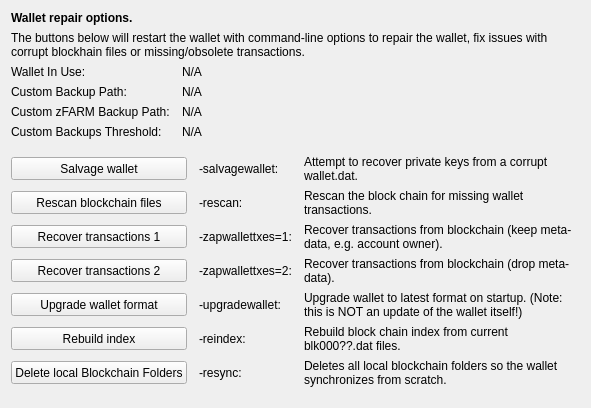
     <widget class="QWidget" name="tab_repair">
      <attribute name="title">
       <string>&amp;Wallet Repair</string>
      </attribute>
      <layout class="QGridLayout" name="gridLayout_4" columnstretch="0,0,0,0">
       <property name="horizontalSpacing">
        <number>12</number>
       </property>
       <item row="0" column="0" colspan="4">
        <widget class="QLabel" name="label_repair_header">
         <property name="font">
          <font>
           <weight>75</weight>
           <bold>true</bold>
          </font>
         </property>
         <property name="text">
          <string>Wallet repair options.</string>
         </property>
        </widget>
       </item>
       <item row="1" column="0" colspan="4">
        <widget class="QLabel" name="label_repair_helptext">
         <property name="font">
          <font>
           <weight>50</weight>
           <bold>false</bold>
          </font>
         </property>
         <property name="text">
          <string>The buttons below will restart the wallet with command-line options to repair the wallet, fix issues with corrupt blockhain files or missing/obsolete transactions.</string>
         </property>
         <property name="wordWrap">
          <bool>true</bool>
         </property>
        </widget>
       </item>
       <item row="2" column="0">
        <widget class="QLabel" name="wallet_path_label">
         <property name="text">
          <string>Wallet In Use:</string>
         </property>
        </widget>
       </item>
       <item row="2" column="1" colspan="3">
        <widget class="QLabel" name="wallet_path">
         <property name="cursor">
          <cursorShape>IBeamCursor</cursorShape>
         </property>
         <property name="text">
          <string>N/A</string>
         </property>
         <property name="textFormat">
          <enum>Qt::PlainText</enum>
         </property>
         <property name="textInteractionFlags">
          <set>Qt::LinksAccessibleByMouse|Qt::TextSelectableByKeyboard|Qt::TextSelectableByMouse</set>
         </property>
        </widget>
       </item>
       <item row="3" column="0">
        <widget class="QLabel" name="wallet_custombackuppath_label">
         <property name="visible">
          <bool>false</bool>
         </property>
         <property name="text">
          <string>Custom Backup Path:</string>
         </property>
        </widget>
       </item>
       <item row="3" column="1" colspan="3">
        <widget class="QLabel" name="wallet_custombackuppath">
         <property name="cursor">
          <cursorShape>IBeamCursor</cursorShape>
         </property>
         <property name="visible">
          <bool>false</bool>
         </property>
         <property name="text">
          <string>N/A</string>
         </property>
         <property name="textFormat">
          <enum>Qt::PlainText</enum>
         </property>
         <property name="textInteractionFlags">
          <set>Qt::LinksAccessibleByMouse|Qt::TextSelectableByKeyboard|Qt::TextSelectableByMouse</set>
         </property>
        </widget>
       </item>
       <item row="4" column="0">
        <widget class="QLabel" name="wallet_customzfarmbackuppath_label">
         <property name="visible">
          <bool>false</bool>
         </property>
         <property name="text">
          <string>Custom zFARM Backup Path:</string>
         </property>
        </widget>
       </item>
       <item row="4" column="1" colspan="3">
        <widget class="QLabel" name="wallet_customzfarmbackuppath">
         <property name="cursor">
          <cursorShape>IBeamCursor</cursorShape>
         </property>
         <property name="visible">
          <bool>false</bool>
         </property>
         <property name="text">
          <string>N/A</string>
         </property>
         <property name="textFormat">
          <enum>Qt::PlainText</enum>
         </property>
         <property name="textInteractionFlags">
          <set>Qt::LinksAccessibleByMouse|Qt::TextSelectableByKeyboard|Qt::TextSelectableByMouse</set>
         </property>
        </widget>
       </item>
       <item row="5" column="0">
        <widget class="QLabel" name="wallet_custombackupthreshold_label">
         <property name="visible">
          <bool>false</bool>
         </property>
         <property name="text">
          <string>Custom Backups Threshold:</string>
         </property>
        </widget>
       </item>
       <item row="5" column="1" colspan="3">
        <widget class="QLabel" name="wallet_custombackupthreshold">
         <property name="cursor">
          <cursorShape>IBeamCursor</cursorShape>
         </property>
         <property name="visible">
          <bool>false</bool>
         </property>
         <property name="text">
          <string>N/A</string>
         </property>
         <property name="textFormat">
          <enum>Qt::PlainText</enum>
         </property>
         <property name="textInteractionFlags">
          <set>Qt::LinksAccessibleByMouse|Qt::TextSelectableByKeyboard|Qt::TextSelectableByMouse</set>
         </property>
        </widget>
       </item>
       <item row="6" column="0">
        <spacer name="verticalSpacer_repair1">
         <property name="orientation">
          <enum>Qt::Vertical</enum>
         </property>
         <property name="sizeHint" stdset="0">
          <size>
           <width>10</width>
           <height>10</height>
          </size>
         </property>
        </spacer>
       </item>
       <item row="7" column="0" colspan="2">
        <widget class="QPushButton" name="btn_salvagewallet">
         <property name="minimumSize">
          <size>
           <width>100</width>
           <height>23</height>
          </size>
         </property>
         <property name="text">
          <string>Salvage wallet</string>
         </property>
        </widget>
       </item>
       <item row="7" column="2">
        <widget class="QLabel" name="label_repair_salvage_command">
         <property name="text">
          <string notr="true">-salvagewallet:</string>
         </property>
        </widget>
       </item>
       <item row="7" column="3">
        <widget class="QLabel" name="label_repair_salvage">
         <property name="text">
          <string>Attempt to recover private keys from a corrupt wallet.dat.</string>
         </property>
         <property name="wordWrap">
          <bool>true</bool>
         </property>
        </widget>
       </item>
       <item row="8" column="0" colspan="2">
        <widget class="QPushButton" name="btn_rescan">
         <property name="minimumSize">
          <size>
           <width>100</width>
           <height>23</height>
          </size>
         </property>
         <property name="text">
          <string>Rescan blockchain files</string>
         </property>
        </widget>
       </item>
       <item row="8" column="2">
        <widget class="QLabel" name="label_repair_rescan_command">
         <property name="text">
          <string notr="true">-rescan:</string>
         </property>
        </widget>
       </item>
       <item row="8" column="3">
        <widget class="QLabel" name="label_repair_rescan">
         <property name="text">
          <string>Rescan the block chain for missing wallet transactions.</string>
         </property>
         <property name="wordWrap">
          <bool>true</bool>
         </property>
        </widget>
       </item>
       <item row="9" column="0" colspan="2">
        <widget class="QPushButton" name="btn_zapwallettxes1">
         <property name="minimumSize">
          <size>
           <width>100</width>
           <height>23</height>
          </size>
         </property>
         <property name="text">
          <string>Recover transactions 1</string>
         </property>
        </widget>
       </item>
       <item row="9" column="2">
        <widget class="QLabel" name="label_repair_zap1_command">
         <property name="text">
          <string notr="true">-zapwallettxes=1:</string>
         </property>
        </widget>
       </item>
       <item row="9" column="3">
        <widget class="QLabel" name="label_repair_zap1">
         <property name="text">
          <string>Recover transactions from blockchain (keep meta-data, e.g. account owner).</string>
         </property>
         <property name="wordWrap">
          <bool>true</bool>
         </property>
        </widget>
       </item>
       <item row="10" column="0" colspan="2">
        <widget class="QPushButton" name="btn_zapwallettxes2">
         <property name="minimumSize">
          <size>
           <width>100</width>
           <height>23</height>
          </size>
         </property>
         <property name="text">
          <string>Recover transactions 2</string>
         </property>
        </widget>
       </item>
       <item row="10" column="2">
        <widget class="QLabel" name="label_repair_zap2_command">
         <property name="text">
          <string notr="true">-zapwallettxes=2:</string>
         </property>
        </widget>
       </item>
       <item row="10" column="3">
        <widget class="QLabel" name="label_repair_zap2">
         <property name="text">
          <string>Recover transactions from blockchain (drop meta-data).</string>
         </property>
         <property name="wordWrap">
          <bool>true</bool>
         </property>
        </widget>
       </item>
       <item row="11" column="0" colspan="2">
        <widget class="QPushButton" name="btn_upgradewallet">
         <property name="minimumSize">
          <size>
           <width>100</width>
           <height>23</height>
          </size>
         </property>
         <property name="text">
          <string>Upgrade wallet format</string>
         </property>
        </widget>
       </item>
       <item row="11" column="2">
        <widget class="QLabel" name="label_repair_upgrade_command">
         <property name="text">
          <string notr="true">-upgradewallet:</string>
         </property>
        </widget>
       </item>
       <item row="11" column="3">
        <widget class="QLabel" name="label_repair_upgrade">
         <property name="text">
          <string>Upgrade wallet to latest format on startup. (Note: this is NOT an update of the wallet itself!)</string>
         </property>
         <property name="wordWrap">
          <bool>true</bool>
         </property>
        </widget>
       </item>
       <item row="12" column="0" colspan="2">
        <widget class="QPushButton" name="btn_reindex">
         <property name="minimumSize">
          <size>
           <width>100</width>
           <height>23</height>
          </size>
         </property>
         <property name="text">
          <string>Rebuild index</string>
         </property>
        </widget>
       </item>
       <item row="12" column="2">
        <widget class="QLabel" name="label_repair_reindex_command">
         <property name="text">
          <string notr="true">-reindex:</string>
         </property>
        </widget>
       </item>
       <item row="12" column="3">
        <widget class="QLabel" name="label_repair_reindex">
         <property name="text">
          <string>Rebuild block chain index from current blk000??.dat files.</string>
         </property>
         <property name="wordWrap">
          <bool>true</bool>
         </property>
        </widget>
       </item>
       <item row="13" column="0" colspan="2">
        <widget class="QPushButton" name="btn_resync">
         <property name="minimumSize">
          <size>
           <width>100</width>
           <height>23</height>
          </size>
         </property>
         <property name="text">
          <string>Delete local Blockchain Folders</string>
         </property>
        </widget>
       </item>
       <item row="13" column="2">
        <widget class="QLabel" name="label_repair_resync_command">
         <property name="text">
          <string>-resync:</string>
         </property>
        </widget>
       </item>
       <item row="13" column="3">
        <widget class="QLabel" name="label_repair_resync">
         <property name="text">
          <string>Deletes all local blockchain folders so the wallet synchronizes from scratch.</string>
         </property>
         <property name="wordWrap">
          <bool>true</bool>
         </property>
        </widget>
       </item>
       <item row="14" column="0">
        <spacer name="verticalSpacer_repair2">
         <property name="orientation">
          <enum>Qt::Vertical</enum>
         </property>
         <property name="sizeHint" stdset="0">
          <size>
           <width>20</width>
           <height>10</height>
          </size>
         </property>
        </spacer>
       </item>
      </layout>
     </widget>
